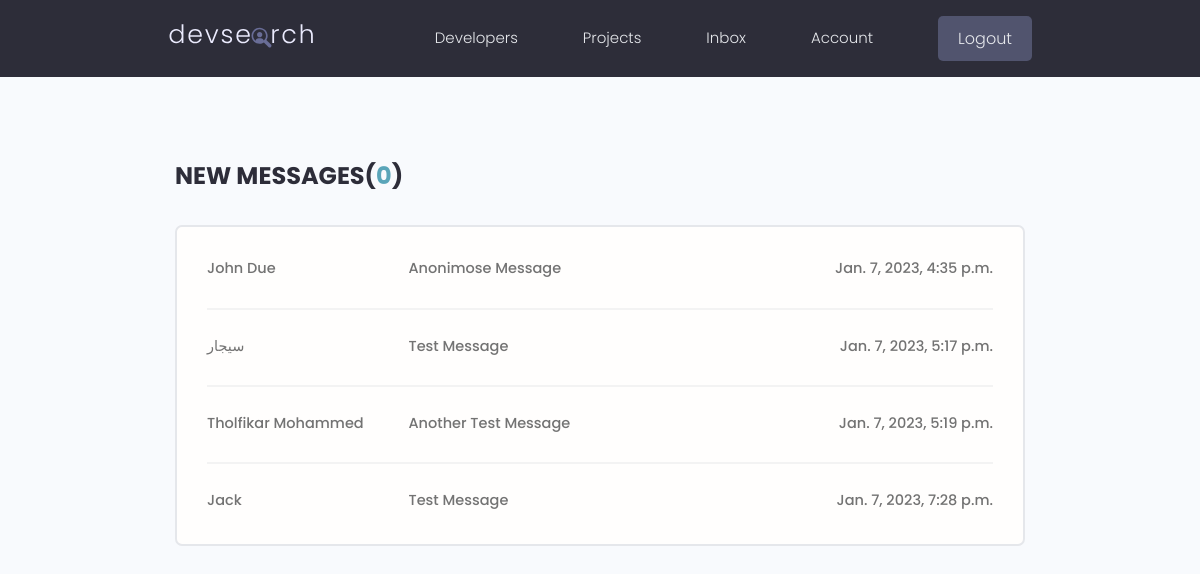
Screenshot of /inbox/ (signed in) with the database file from the repository.
### users/models.py (models this page shows, shortened)
class Message(models.Model):
    sender = models.ForeignKey(Profile,on_delete=models.SET_NULL,null=True,blank=True)
    recipient = models.ForeignKey(Profile,on_delete=models.SET_NULL,null=True,related_name='messages')
    name = models.CharField(max_length=255,null=True,blank=True)
    email = models.EmailField(max_length=255,null=True,blank=True)
    subject = models.CharField(max_length=255,null=True,blank=True)
    body = models.TextField()
    is_read = models.BooleanField(default=False,null=True)
    created_at = models.DateTimeField(auto_now_add=True)
    id = models.UUIDField(default=uuid.uuid4, unique=True,primary_key=True, editable=False)
    class Meta:
        ordering: [['is_read','-created_at']]

### users/views.py (the view)
# urls.py: path('inbox/', views.inbox, name='inbox'),
@login_required(login_url='login')
def inbox(request):
    profile = request.user.profile
    messageRequests = profile.messages.all()
    unreadCount = messageRequests.filter(is_read=False).count()
    context = {'messageRequests':messageRequests,'unreadCount':unreadCount}
    return render(request, 'users/inbox.html', context)

### users/templates/users/inbox.html
{% extends "main.html" %}
{% block content %}
<main class="inbox my-xl">
  <div class="content-box">
    <h3 class="inbox__title">New Messages(<span>{{unreadCount}}</span>)</h3>
    <ul class="messages">
      {% for message in messageRequests %}
      {% if message.is_read == False %}
      <li class="message message--unread">
      {% else %}
      <li class="message">
      {% endif %}
        <a href="{% url 'message' message.id %}">
          <span class="message__author">{{message.name}}</span>
          <span class="message__subject">{{message.subject}}</span>
          <span class="message__date">{{message.created_at}}</span>
        </a>
      </li>
      {% endfor %}
    </ul>
  </div>
</main>
{% endblock content %}

### static/styles/app.css (style rules this page uses)
:root { --color-sub: #2d2d39; }
.content-box { width: 95%; max-width: 85rem; margin: 0 auto; }
.inbox { height: 90vh; }
.inbox__title, .inbox__title span { font-size: 2.4rem; font-weight: 700; color: var(--color-sub); text-transform: uppercase; text-align: left; margin-bottom: 3rem; }
.inbox__title span { color: var(--color-main); }
.messages { list-style: none; background: var(--color-white); padding: 0.5rem 3rem; border: 2px solid var(--color-light); border-radius: 0.7rem; }
.message { padding: 2.5rem 0; }
.message > a span { font-size: 1.45rem; font-weight: 500; }
.message:not(:last-child) { border-bottom: 2px solid var(--color-white-light); }
.message > a { display: flex; gap: 1rem; }
.message__author, .message__date { flex-basis: 25%; }
.message__subject { flex-basis: 50%; }
.message__date { text-align: right; }

### static/uikit/styles/modules/_variables.css (style rules this page uses)
:root { --color-main: #5aa5b9; --color-main-light: #e6faff; --color-sub: #3f4156; --color-sub-light: #51546e; --color-sub-lighter: #ededfd; --color-text: #737373; --color-gray: #8b8b8b; --color-light: #e5e7eb; --color-light-gray: #767676; --color-bg: #f8fafd; --color-white: #fffefd; --color-white-light: #f3f3f3; --color-success: #359e64; --color-success-bg: #def8e8; --color-error: #fc4b0b; --color-error-bg: #fff2ee; --font-base: 'Poppins', arial, helvetica, 'Segoe UI', roboto, ubuntu, sans-serif; --font-monospace: 'Fira Code', 'Courier New', courier, monospace; --font-regular: 300; --font-medium: 500; --font-bold: 700; --generic-shadow: 1px 1px 5px #00000010; --generic-transition: all 0.3s ease-in-out; }

### static/uikit/styles/modules/_base.css (style rules this page uses)
* { margin: 0; padding: 0; box-sizing: border-box; text-rendering: optimizeLegibility; color: inherit; font-size: inherit; }
html { font-size: 50%; }
@media only screen and (min-width: 480px) { html { font-size: 56.25%; } }
@media only screen and (min-width: 1200px) { html { font-size: 62.5%; } }
body { line-height: 1.6; font-weight: 400; font-size: 1.5rem; color: var(--color-text); background-color: var(--color-bg); min-height: 100vh; }

### static/uikit/styles/modules/_typography.css (style rules this page uses)
* { font-family: var(--font-base); }
h3 { font-size: 3.2rem; font-weight: var(--font-medium); }
p, span, strong { font-size: 1.6rem; color: var(--color-text); font-weight: var(--font-regular); }
a { padding-bottom: 2px; text-decoration: none; display: inline-block; color: var(--color-main); font-weight: var(--font-medium); }

### static/uikit/styles/modules/_utilities.css (style rules this page uses)
.my-xl { margin: 8rem auto; }

### rows the page displays
Message: name "John Due", subject "Anonimose Message", created_at "Jan. 7, 2023, 4:35 p.m."
Message: name "سيجار", subject "Test Message", created_at "Jan. 7, 2023, 5:17 p.m."
Message: name "Tholfikar Mohammed", subject "Another Test Message", created_at "Jan. 7, 2023, 5:19 p.m."
Message: name "Jack", subject "Test Message", created_at "Jan. 7, 2023, 7:28 p.m."

### other values shown
{{ unreadCount }} "0"
